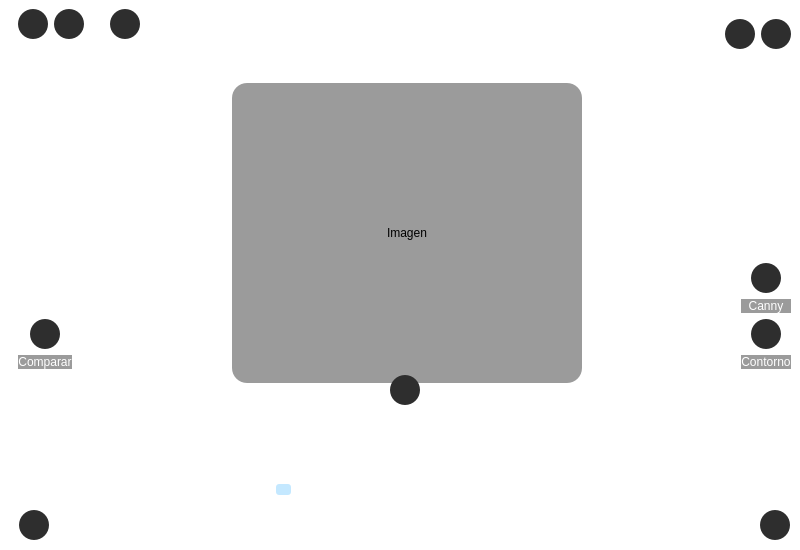
<?xml version="1.0" encoding="UTF-8"?>
<ui version="4.0">
 <class>MainWindow</class>
 <widget class="QMainWindow" name="MainWindow">
  <property name="geometry">
   <rect>
    <x>0</x>
    <y>0</y>
    <width>800</width>
    <height>550</height>
   </rect>
  </property>
  <property name="minimumSize">
   <size>
    <width>800</width>
    <height>550</height>
   </size>
  </property>
  <property name="maximumSize">
   <size>
    <width>800</width>
    <height>550</height>
   </size>
  </property>
  <property name="windowTitle">
   <string>MainWindow</string>
  </property>
  <property name="styleSheet">
   <string notr="true">*{
	font: 11pt &quot;Tempus Sans ITC&quot;;
	border: none;
	background-color: transparent;
	background: transparent;
	padding: 0;
	margin: 0;
	color: rgb(255, 255, 255);
}

QPushButton{
	border-radius:15px;
	background-color: rgb(46, 46, 46);
}

QPushButton:hover{
	border-radius:15px;
	background-color: rgb(80, 80, 80);
}

#principal QLabel{
	border-radius:15px;
	background-color: rgba(0, 0, 0, 100);
}</string>
  </property>
  <widget class="QWidget" name="centralwidget">
   <property name="minimumSize">
    <size>
     <width>800</width>
     <height>550</height>
    </size>
   </property>
   <property name="maximumSize">
    <size>
     <width>800</width>
     <height>550</height>
    </size>
   </property>
   <widget class="QWidget" name="widget" native="true">
    <property name="geometry">
     <rect>
      <x>0</x>
      <y>0</y>
      <width>800</width>
      <height>550</height>
     </rect>
    </property>
    <property name="sizePolicy">
     <sizepolicy hsizetype="Fixed" vsizetype="Fixed">
      <horstretch>0</horstretch>
      <verstretch>0</verstretch>
     </sizepolicy>
    </property>
    <property name="minimumSize">
     <size>
      <width>800</width>
      <height>550</height>
     </size>
    </property>
    <property name="maximumSize">
     <size>
      <width>800</width>
      <height>550</height>
     </size>
    </property>
    <layout class="QVBoxLayout" name="verticalLayout">
     <property name="leftMargin">
      <number>9</number>
     </property>
     <item>
      <widget class="QWidget" name="arriba" native="true">
       <layout class="QHBoxLayout" name="horizontalLayout_5">
        <property name="leftMargin">
         <number>0</number>
        </property>
        <property name="topMargin">
         <number>0</number>
        </property>
        <property name="rightMargin">
         <number>0</number>
        </property>
        <property name="bottomMargin">
         <number>0</number>
        </property>
        <item>
         <widget class="QFrame" name="frame">
          <property name="frameShape">
           <enum>QFrame::StyledPanel</enum>
          </property>
          <property name="frameShadow">
           <enum>QFrame::Raised</enum>
          </property>
          <layout class="QHBoxLayout" name="horizontalLayout_4">
           <item>
            <layout class="QVBoxLayout" name="verticalLayout_24">
             <item alignment="Qt::AlignHCenter">
              <widget class="QPushButton" name="fotoBtn">
               <property name="minimumSize">
                <size>
                 <width>30</width>
                 <height>30</height>
                </size>
               </property>
               <property name="maximumSize">
                <size>
                 <width>30</width>
                 <height>30</height>
                </size>
               </property>
               <property name="text">
                <string/>
               </property>
               <property name="icon">
                <iconset>
                 <normaloff>iconos/add_a_photo.png</normaloff>iconos/add_a_photo.png</iconset>
               </property>
               <property name="iconSize">
                <size>
                 <width>20</width>
                 <height>20</height>
                </size>
               </property>
              </widget>
             </item>
             <item alignment="Qt::AlignHCenter">
              <widget class="QLabel" name="label_23">
               <property name="text">
                <string>Foto</string>
               </property>
              </widget>
             </item>
            </layout>
           </item>
           <item>
            <layout class="QVBoxLayout" name="verticalLayout_4">
             <item alignment="Qt::AlignHCenter">
              <widget class="QPushButton" name="cargarBtn">
               <property name="minimumSize">
                <size>
                 <width>30</width>
                 <height>30</height>
                </size>
               </property>
               <property name="maximumSize">
                <size>
                 <width>30</width>
                 <height>30</height>
                </size>
               </property>
               <property name="text">
                <string/>
               </property>
               <property name="icon">
                <iconset>
                 <normaloff>iconos/add_photo.png</normaloff>iconos/add_photo.png</iconset>
               </property>
               <property name="iconSize">
                <size>
                 <width>20</width>
                 <height>20</height>
                </size>
               </property>
              </widget>
             </item>
             <item alignment="Qt::AlignHCenter">
              <widget class="QLabel" name="label_3">
               <property name="text">
                <string>Subir</string>
               </property>
              </widget>
             </item>
            </layout>
           </item>
           <item>
            <layout class="QVBoxLayout" name="verticalLayout_23">
             <item alignment="Qt::AlignHCenter">
              <widget class="QPushButton" name="resBTn">
               <property name="minimumSize">
                <size>
                 <width>30</width>
                 <height>30</height>
                </size>
               </property>
               <property name="maximumSize">
                <size>
                 <width>30</width>
                 <height>30</height>
                </size>
               </property>
               <property name="text">
                <string/>
               </property>
               <property name="icon">
                <iconset>
                 <normaloff>iconos/restart_alt.png</normaloff>iconos/restart_alt.png</iconset>
               </property>
               <property name="iconSize">
                <size>
                 <width>20</width>
                 <height>20</height>
                </size>
               </property>
              </widget>
             </item>
             <item alignment="Qt::AlignHCenter">
              <widget class="QLabel" name="label_4">
               <property name="text">
                <string>Reestablecer</string>
               </property>
              </widget>
             </item>
            </layout>
           </item>
          </layout>
         </widget>
        </item>
        <item>
         <spacer name="horizontalSpacer">
          <property name="orientation">
           <enum>Qt::Horizontal</enum>
          </property>
          <property name="sizeHint" stdset="0">
           <size>
            <width>507</width>
            <height>20</height>
           </size>
          </property>
         </spacer>
        </item>
        <item>
         <widget class="QFrame" name="frame_2">
          <property name="frameShape">
           <enum>QFrame::StyledPanel</enum>
          </property>
          <property name="frameShadow">
           <enum>QFrame::Raised</enum>
          </property>
          <layout class="QHBoxLayout" name="horizontalLayout_3">
           <item>
            <widget class="QPushButton" name="minBtn">
             <property name="minimumSize">
              <size>
               <width>30</width>
               <height>30</height>
              </size>
             </property>
             <property name="maximumSize">
              <size>
               <width>30</width>
               <height>30</height>
              </size>
             </property>
             <property name="text">
              <string/>
             </property>
             <property name="icon">
              <iconset>
               <normaloff>iconos/remove.png</normaloff>iconos/remove.png</iconset>
             </property>
             <property name="iconSize">
              <size>
               <width>20</width>
               <height>20</height>
              </size>
             </property>
            </widget>
           </item>
           <item>
            <widget class="QPushButton" name="cerrarBtn">
             <property name="minimumSize">
              <size>
               <width>30</width>
               <height>30</height>
              </size>
             </property>
             <property name="maximumSize">
              <size>
               <width>30</width>
               <height>30</height>
              </size>
             </property>
             <property name="text">
              <string/>
             </property>
             <property name="icon">
              <iconset>
               <normaloff>iconos/close.png</normaloff>iconos/close.png</iconset>
             </property>
             <property name="iconSize">
              <size>
               <width>20</width>
               <height>20</height>
              </size>
             </property>
            </widget>
           </item>
          </layout>
         </widget>
        </item>
       </layout>
      </widget>
     </item>
     <item>
      <widget class="QWidget" name="principal" native="true">
       <layout class="QVBoxLayout" name="verticalLayout_2">
        <item>
         <layout class="QHBoxLayout" name="horizontalLayout">
          <item>
           <layout class="QVBoxLayout" name="verticalLayout_21">
            <item>
             <spacer name="verticalSpacer_2">
              <property name="orientation">
               <enum>Qt::Vertical</enum>
              </property>
              <property name="sizeType">
               <enum>QSizePolicy::Expanding</enum>
              </property>
              <property name="sizeHint" stdset="0">
               <size>
                <width>20</width>
                <height>150</height>
               </size>
              </property>
             </spacer>
            </item>
            <item alignment="Qt::AlignHCenter">
             <widget class="QPushButton" name="compararBtn">
              <property name="minimumSize">
               <size>
                <width>30</width>
                <height>30</height>
               </size>
              </property>
              <property name="maximumSize">
               <size>
                <width>30</width>
                <height>30</height>
               </size>
              </property>
              <property name="text">
               <string/>
              </property>
              <property name="icon">
               <iconset>
                <normaloff>iconos/compare.png</normaloff>iconos/compare.png</iconset>
              </property>
              <property name="iconSize">
               <size>
                <width>20</width>
                <height>20</height>
               </size>
              </property>
             </widget>
            </item>
            <item alignment="Qt::AlignTop">
             <widget class="QLabel" name="label_21">
              <property name="text">
               <string>Comparar</string>
              </property>
              <property name="alignment">
               <set>Qt::AlignCenter</set>
              </property>
             </widget>
            </item>
           </layout>
          </item>
          <item>
           <spacer name="horizontalSpacer_13">
            <property name="orientation">
             <enum>Qt::Horizontal</enum>
            </property>
            <property name="sizeHint" stdset="0">
             <size>
              <width>40</width>
              <height>20</height>
             </size>
            </property>
           </spacer>
          </item>
          <item>
           <widget class="QLabel" name="imagen">
            <property name="sizePolicy">
             <sizepolicy hsizetype="Preferred" vsizetype="Expanding">
              <horstretch>0</horstretch>
              <verstretch>0</verstretch>
             </sizepolicy>
            </property>
            <property name="minimumSize">
             <size>
              <width>350</width>
              <height>300</height>
             </size>
            </property>
            <property name="maximumSize">
             <size>
              <width>350</width>
              <height>300</height>
             </size>
            </property>
            <property name="styleSheet">
             <string notr="true">color: tranparent;</string>
            </property>
            <property name="text">
             <string>Imagen</string>
            </property>
            <property name="alignment">
             <set>Qt::AlignCenter</set>
            </property>
           </widget>
          </item>
          <item>
           <spacer name="horizontalSpacer_12">
            <property name="orientation">
             <enum>Qt::Horizontal</enum>
            </property>
            <property name="sizeHint" stdset="0">
             <size>
              <width>40</width>
              <height>20</height>
             </size>
            </property>
           </spacer>
          </item>
          <item>
           <layout class="QVBoxLayout" name="verticalLayout_20">
            <item>
             <spacer name="verticalSpacer">
              <property name="orientation">
               <enum>Qt::Vertical</enum>
              </property>
              <property name="sizeType">
               <enum>QSizePolicy::Expanding</enum>
              </property>
              <property name="sizeHint" stdset="0">
               <size>
                <width>20</width>
                <height>150</height>
               </size>
              </property>
             </spacer>
            </item>
            <item alignment="Qt::AlignHCenter">
             <widget class="QPushButton" name="cannyBtn">
              <property name="minimumSize">
               <size>
                <width>30</width>
                <height>30</height>
               </size>
              </property>
              <property name="maximumSize">
               <size>
                <width>30</width>
                <height>30</height>
               </size>
              </property>
              <property name="text">
               <string/>
              </property>
              <property name="icon">
               <iconset>
                <normaloff>iconos/spa.png</normaloff>iconos/spa.png</iconset>
              </property>
              <property name="iconSize">
               <size>
                <width>20</width>
                <height>20</height>
               </size>
              </property>
             </widget>
            </item>
            <item>
             <widget class="QLabel" name="label_22">
              <property name="text">
               <string>Canny</string>
              </property>
              <property name="alignment">
               <set>Qt::AlignCenter</set>
              </property>
             </widget>
            </item>
            <item alignment="Qt::AlignHCenter">
             <widget class="QPushButton" name="contornoBtn">
              <property name="minimumSize">
               <size>
                <width>30</width>
                <height>30</height>
               </size>
              </property>
              <property name="maximumSize">
               <size>
                <width>30</width>
                <height>30</height>
               </size>
              </property>
              <property name="text">
               <string/>
              </property>
              <property name="icon">
               <iconset>
                <normaloff>iconos/filter_vintage.png</normaloff>iconos/filter_vintage.png</iconset>
              </property>
              <property name="iconSize">
               <size>
                <width>20</width>
                <height>20</height>
               </size>
              </property>
             </widget>
            </item>
            <item alignment="Qt::AlignTop">
             <widget class="QLabel" name="label_20">
              <property name="text">
               <string>Contorno</string>
              </property>
              <property name="alignment">
               <set>Qt::AlignCenter</set>
              </property>
             </widget>
            </item>
           </layout>
          </item>
         </layout>
        </item>
        <item>
         <layout class="QHBoxLayout" name="horizontalLayout_10">
          <item>
           <spacer name="horizontalSpacer_8">
            <property name="orientation">
             <enum>Qt::Horizontal</enum>
            </property>
            <property name="sizeHint" stdset="0">
             <size>
              <width>40</width>
              <height>20</height>
             </size>
            </property>
           </spacer>
          </item>
          <item>
           <widget class="QPushButton" name="tomarBtn">
            <property name="minimumSize">
             <size>
              <width>30</width>
              <height>30</height>
             </size>
            </property>
            <property name="maximumSize">
             <size>
              <width>30</width>
              <height>30</height>
             </size>
            </property>
            <property name="text">
             <string/>
            </property>
            <property name="icon">
             <iconset>
              <normaloff>iconos/radio_button.png</normaloff>iconos/radio_button.png</iconset>
            </property>
            <property name="iconSize">
             <size>
              <width>20</width>
              <height>20</height>
             </size>
            </property>
           </widget>
          </item>
          <item>
           <spacer name="horizontalSpacer_9">
            <property name="orientation">
             <enum>Qt::Horizontal</enum>
            </property>
            <property name="sizeHint" stdset="0">
             <size>
              <width>40</width>
              <height>20</height>
             </size>
            </property>
           </spacer>
          </item>
         </layout>
        </item>
       </layout>
      </widget>
     </item>
     <item>
      <widget class="QWidget" name="menu" native="true">
       <layout class="QVBoxLayout" name="verticalLayout_3">
        <property name="leftMargin">
         <number>10</number>
        </property>
        <property name="topMargin">
         <number>0</number>
        </property>
        <property name="rightMargin">
         <number>10</number>
        </property>
        <property name="bottomMargin">
         <number>10</number>
        </property>
        <item>
         <layout class="QHBoxLayout" name="horizontalLayout_9">
          <item>
           <widget class="QPushButton" name="menuBtn">
            <property name="minimumSize">
             <size>
              <width>30</width>
              <height>30</height>
             </size>
            </property>
            <property name="maximumSize">
             <size>
              <width>30</width>
              <height>30</height>
             </size>
            </property>
            <property name="styleSheet">
             <string notr="true">background-color: transparent;</string>
            </property>
            <property name="text">
             <string/>
            </property>
            <property name="icon">
             <iconset>
              <normaloff>iconos/stat_minus.png</normaloff>iconos/stat_minus.png</iconset>
            </property>
            <property name="iconSize">
             <size>
              <width>20</width>
              <height>20</height>
             </size>
            </property>
           </widget>
          </item>
          <item>
           <widget class="QPushButton" name="menuBtn_2">
            <property name="minimumSize">
             <size>
              <width>30</width>
              <height>30</height>
             </size>
            </property>
            <property name="maximumSize">
             <size>
              <width>30</width>
              <height>30</height>
             </size>
            </property>
            <property name="styleSheet">
             <string notr="true">background-color: transparent;</string>
            </property>
            <property name="text">
             <string/>
            </property>
            <property name="icon">
             <iconset>
              <normaloff>iconos/keyboard_control.png</normaloff>iconos/keyboard_control.png</iconset>
            </property>
            <property name="iconSize">
             <size>
              <width>20</width>
              <height>20</height>
             </size>
            </property>
           </widget>
          </item>
          <item>
           <spacer name="horizontalSpacer_7">
            <property name="orientation">
             <enum>Qt::Horizontal</enum>
            </property>
            <property name="sizeHint" stdset="0">
             <size>
              <width>40</width>
              <height>20</height>
             </size>
            </property>
           </spacer>
          </item>
         </layout>
        </item>
        <item>
         <widget class="QStackedWidget" name="stackedWidget">
          <property name="currentIndex">
           <number>2</number>
          </property>
          <widget class="QWidget" name="opciones">
           <layout class="QHBoxLayout" name="horizontalLayout_6">
            <property name="spacing">
             <number>10</number>
            </property>
            <property name="leftMargin">
             <number>0</number>
            </property>
            <property name="topMargin">
             <number>0</number>
            </property>
            <property name="rightMargin">
             <number>0</number>
            </property>
            <property name="bottomMargin">
             <number>0</number>
            </property>
            <item>
             <spacer name="horizontalSpacer_3">
              <property name="orientation">
               <enum>Qt::Horizontal</enum>
              </property>
              <property name="sizeHint" stdset="0">
               <size>
                <width>40</width>
                <height>20</height>
               </size>
              </property>
             </spacer>
            </item>
            <item>
             <layout class="QVBoxLayout" name="verticalLayout_5">
              <item alignment="Qt::AlignHCenter">
               <widget class="QPushButton" name="grisBtn">
                <property name="minimumSize">
                 <size>
                  <width>30</width>
                  <height>30</height>
                 </size>
                </property>
                <property name="maximumSize">
                 <size>
                  <width>30</width>
                  <height>30</height>
                 </size>
                </property>
                <property name="text">
                 <string/>
                </property>
                <property name="icon">
                 <iconset>
                  <normaloff>iconos/escala_grises.png</normaloff>iconos/escala_grises.png</iconset>
                </property>
                <property name="iconSize">
                 <size>
                  <width>20</width>
                  <height>20</height>
                 </size>
                </property>
               </widget>
              </item>
              <item alignment="Qt::AlignHCenter">
               <widget class="QLabel" name="label_5">
                <property name="text">
                 <string>Escala de
grises</string>
                </property>
                <property name="alignment">
                 <set>Qt::AlignCenter</set>
                </property>
               </widget>
              </item>
             </layout>
            </item>
            <item>
             <layout class="QVBoxLayout" name="verticalLayout_13">
              <item alignment="Qt::AlignHCenter">
               <widget class="QPushButton" name="negBtn">
                <property name="minimumSize">
                 <size>
                  <width>30</width>
                  <height>30</height>
                 </size>
                </property>
                <property name="maximumSize">
                 <size>
                  <width>30</width>
                  <height>30</height>
                 </size>
                </property>
                <property name="text">
                 <string/>
                </property>
                <property name="icon">
                 <iconset>
                  <normaloff>iconos/negativos.png</normaloff>iconos/negativos.png</iconset>
                </property>
                <property name="iconSize">
                 <size>
                  <width>20</width>
                  <height>20</height>
                 </size>
                </property>
               </widget>
              </item>
              <item alignment="Qt::AlignHCenter">
               <widget class="QLabel" name="label_13">
                <property name="text">
                 <string>Conversión a
negativo</string>
                </property>
                <property name="alignment">
                 <set>Qt::AlignCenter</set>
                </property>
               </widget>
              </item>
             </layout>
            </item>
            <item>
             <layout class="QVBoxLayout" name="verticalLayout_14">
              <item alignment="Qt::AlignHCenter">
               <widget class="QPushButton" name="izquierdaBtn">
                <property name="minimumSize">
                 <size>
                  <width>30</width>
                  <height>30</height>
                 </size>
                </property>
                <property name="maximumSize">
                 <size>
                  <width>30</width>
                  <height>30</height>
                 </size>
                </property>
                <property name="text">
                 <string/>
                </property>
                <property name="icon">
                 <iconset>
                  <normaloff>iconos/rotar_izquierda.png</normaloff>iconos/rotar_izquierda.png</iconset>
                </property>
                <property name="iconSize">
                 <size>
                  <width>20</width>
                  <height>20</height>
                 </size>
                </property>
               </widget>
              </item>
              <item alignment="Qt::AlignHCenter">
               <widget class="QLabel" name="label_14">
                <property name="text">
                 <string>Rotar a la
izquierda</string>
                </property>
                <property name="alignment">
                 <set>Qt::AlignCenter</set>
                </property>
               </widget>
              </item>
             </layout>
            </item>
            <item>
             <layout class="QVBoxLayout" name="verticalLayout_15">
              <item alignment="Qt::AlignHCenter">
               <widget class="QPushButton" name="derechaBtn">
                <property name="minimumSize">
                 <size>
                  <width>30</width>
                  <height>30</height>
                 </size>
                </property>
                <property name="maximumSize">
                 <size>
                  <width>30</width>
                  <height>30</height>
                 </size>
                </property>
                <property name="text">
                 <string/>
                </property>
                <property name="icon">
                 <iconset>
                  <normaloff>iconos/rotar_derecha.png</normaloff>iconos/rotar_derecha.png</iconset>
                </property>
                <property name="iconSize">
                 <size>
                  <width>20</width>
                  <height>20</height>
                 </size>
                </property>
               </widget>
              </item>
              <item alignment="Qt::AlignHCenter">
               <widget class="QLabel" name="label_15">
                <property name="text">
                 <string>Rotar a la
derecha</string>
                </property>
                <property name="alignment">
                 <set>Qt::AlignCenter</set>
                </property>
               </widget>
              </item>
             </layout>
            </item>
            <item>
             <layout class="QVBoxLayout" name="verticalLayout_16">
              <item alignment="Qt::AlignHCenter">
               <widget class="QPushButton" name="espejovBtn">
                <property name="minimumSize">
                 <size>
                  <width>30</width>
                  <height>30</height>
                 </size>
                </property>
                <property name="maximumSize">
                 <size>
                  <width>30</width>
                  <height>30</height>
                 </size>
                </property>
                <property name="text">
                 <string/>
                </property>
                <property name="icon">
                 <iconset>
                  <normaloff>iconos/espejo_vertical.png</normaloff>iconos/espejo_vertical.png</iconset>
                </property>
                <property name="iconSize">
                 <size>
                  <width>20</width>
                  <height>20</height>
                 </size>
                </property>
               </widget>
              </item>
              <item alignment="Qt::AlignHCenter">
               <widget class="QLabel" name="label_16">
                <property name="text">
                 <string>Espejo
vertical</string>
                </property>
                <property name="alignment">
                 <set>Qt::AlignCenter</set>
                </property>
               </widget>
              </item>
             </layout>
            </item>
            <item>
             <layout class="QVBoxLayout" name="verticalLayout_17">
              <item alignment="Qt::AlignHCenter">
               <widget class="QPushButton" name="espejohBtn">
                <property name="minimumSize">
                 <size>
                  <width>30</width>
                  <height>30</height>
                 </size>
                </property>
                <property name="maximumSize">
                 <size>
                  <width>30</width>
                  <height>30</height>
                 </size>
                </property>
                <property name="text">
                 <string/>
                </property>
                <property name="icon">
                 <iconset>
                  <normaloff>iconos/espejo_horizontal.png</normaloff>iconos/espejo_horizontal.png</iconset>
                </property>
                <property name="iconSize">
                 <size>
                  <width>20</width>
                  <height>20</height>
                 </size>
                </property>
               </widget>
              </item>
              <item alignment="Qt::AlignHCenter">
               <widget class="QLabel" name="label_17">
                <property name="text">
                 <string>Espejo
horizontal</string>
                </property>
                <property name="alignment">
                 <set>Qt::AlignCenter</set>
                </property>
               </widget>
              </item>
             </layout>
            </item>
            <item>
             <layout class="QVBoxLayout" name="verticalLayout_18">
              <item alignment="Qt::AlignHCenter">
               <widget class="QPushButton" name="desBTn">
                <property name="minimumSize">
                 <size>
                  <width>30</width>
                  <height>30</height>
                 </size>
                </property>
                <property name="maximumSize">
                 <size>
                  <width>30</width>
                  <height>30</height>
                 </size>
                </property>
                <property name="text">
                 <string/>
                </property>
                <property name="icon">
                 <iconset>
                  <normaloff>iconos/borroso.png</normaloff>iconos/borroso.png</iconset>
                </property>
                <property name="iconSize">
                 <size>
                  <width>20</width>
                  <height>20</height>
                 </size>
                </property>
               </widget>
              </item>
              <item alignment="Qt::AlignHCenter">
               <widget class="QLabel" name="label_18">
                <property name="text">
                 <string>Desenfoque</string>
                </property>
                <property name="alignment">
                 <set>Qt::AlignCenter</set>
                </property>
               </widget>
              </item>
             </layout>
            </item>
            <item>
             <layout class="QVBoxLayout" name="verticalLayout_19">
              <item alignment="Qt::AlignHCenter">
               <widget class="QPushButton" name="nitidezBtn">
                <property name="minimumSize">
                 <size>
                  <width>30</width>
                  <height>30</height>
                 </size>
                </property>
                <property name="maximumSize">
                 <size>
                  <width>30</width>
                  <height>30</height>
                 </size>
                </property>
                <property name="text">
                 <string/>
                </property>
                <property name="icon">
                 <iconset>
                  <normaloff>iconos/nitidez.png</normaloff>iconos/nitidez.png</iconset>
                </property>
                <property name="iconSize">
                 <size>
                  <width>20</width>
                  <height>20</height>
                 </size>
                </property>
               </widget>
              </item>
              <item>
               <widget class="QLabel" name="label_19">
                <property name="text">
                 <string>Nitidez</string>
                </property>
                <property name="alignment">
                 <set>Qt::AlignCenter</set>
                </property>
               </widget>
              </item>
             </layout>
            </item>
            <item>
             <layout class="QVBoxLayout" name="verticalLayout_28">
              <item alignment="Qt::AlignHCenter">
               <widget class="QPushButton" name="idBtn">
                <property name="minimumSize">
                 <size>
                  <width>30</width>
                  <height>30</height>
                 </size>
                </property>
                <property name="maximumSize">
                 <size>
                  <width>30</width>
                  <height>30</height>
                 </size>
                </property>
                <property name="text">
                 <string/>
                </property>
                <property name="icon">
                 <iconset>
                  <normaloff>iconos/colorize.png</normaloff>iconos/colorize.png</iconset>
                </property>
                <property name="iconSize">
                 <size>
                  <width>20</width>
                  <height>20</height>
                 </size>
                </property>
               </widget>
              </item>
              <item>
               <widget class="QLabel" name="label_27">
                <property name="text">
                 <string>Color</string>
                </property>
                <property name="alignment">
                 <set>Qt::AlignCenter</set>
                </property>
               </widget>
              </item>
             </layout>
            </item>
            <item>
             <spacer name="horizontalSpacer_2">
              <property name="orientation">
               <enum>Qt::Horizontal</enum>
              </property>
              <property name="sizeType">
               <enum>QSizePolicy::Expanding</enum>
              </property>
              <property name="sizeHint" stdset="0">
               <size>
                <width>15</width>
                <height>20</height>
               </size>
              </property>
             </spacer>
            </item>
            <item>
             <layout class="QVBoxLayout" name="verticalLayout_25">
              <property name="rightMargin">
               <number>9</number>
              </property>
              <item alignment="Qt::AlignHCenter">
               <widget class="QPushButton" name="guardarBTn">
                <property name="minimumSize">
                 <size>
                  <width>30</width>
                  <height>30</height>
                 </size>
                </property>
                <property name="maximumSize">
                 <size>
                  <width>30</width>
                  <height>30</height>
                 </size>
                </property>
                <property name="text">
                 <string/>
                </property>
                <property name="icon">
                 <iconset>
                  <normaloff>iconos/download.png</normaloff>iconos/download.png</iconset>
                </property>
                <property name="iconSize">
                 <size>
                  <width>20</width>
                  <height>20</height>
                 </size>
                </property>
               </widget>
              </item>
              <item alignment="Qt::AlignHCenter">
               <widget class="QLabel" name="label_24">
                <property name="text">
                 <string>Guardar</string>
                </property>
               </widget>
              </item>
             </layout>
            </item>
           </layout>
          </widget>
          <widget class="QWidget" name="id_color">
           <layout class="QHBoxLayout" name="horizontalLayout_13">
            <item>
             <spacer name="horizontalSpacer_10">
              <property name="orientation">
               <enum>Qt::Horizontal</enum>
              </property>
              <property name="sizeHint" stdset="0">
               <size>
                <width>271</width>
                <height>20</height>
               </size>
              </property>
             </spacer>
            </item>
            <item>
             <layout class="QHBoxLayout" name="horizontalLayout_12">
              <item>
               <widget class="QLabel" name="color_2">
                <property name="minimumSize">
                 <size>
                  <width>40</width>
                  <height>40</height>
                 </size>
                </property>
                <property name="maximumSize">
                 <size>
                  <width>40</width>
                  <height>40</height>
                 </size>
                </property>
                <property name="styleSheet">
                 <string notr="true">border-radius:10px;
border: 1px solid rgba(255, 255, 255, 150);</string>
                </property>
                <property name="text">
                 <string/>
                </property>
               </widget>
              </item>
              <item>
               <widget class="QLabel" name="rgb_2">
                <property name="minimumSize">
                 <size>
                  <width>100</width>
                  <height>40</height>
                 </size>
                </property>
                <property name="maximumSize">
                 <size>
                  <width>100</width>
                  <height>40</height>
                 </size>
                </property>
                <property name="styleSheet">
                 <string notr="true">border-radius:10px;
border: 1px solid rgba(255, 255, 255, 150);</string>
                </property>
                <property name="text">
                 <string/>
                </property>
               </widget>
              </item>
             </layout>
            </item>
            <item>
             <spacer name="horizontalSpacer_11">
              <property name="orientation">
               <enum>Qt::Horizontal</enum>
              </property>
              <property name="sizeHint" stdset="0">
               <size>
                <width>271</width>
                <height>20</height>
               </size>
              </property>
             </spacer>
            </item>
            <item>
             <widget class="QPushButton" name="regresarBTn">
              <property name="minimumSize">
               <size>
                <width>30</width>
                <height>30</height>
               </size>
              </property>
              <property name="maximumSize">
               <size>
                <width>30</width>
                <height>30</height>
               </size>
              </property>
              <property name="text">
               <string/>
              </property>
              <property name="icon">
               <iconset>
                <normaloff>iconos/check.png</normaloff>iconos/check.png</iconset>
              </property>
              <property name="iconSize">
               <size>
                <width>20</width>
                <height>20</height>
               </size>
              </property>
             </widget>
            </item>
           </layout>
          </widget>
          <widget class="QWidget" name="page_2">
           <layout class="QVBoxLayout" name="verticalLayout_26">
            <property name="spacing">
             <number>10</number>
            </property>
            <property name="leftMargin">
             <number>0</number>
            </property>
            <property name="topMargin">
             <number>0</number>
            </property>
            <property name="rightMargin">
             <number>0</number>
            </property>
            <property name="bottomMargin">
             <number>0</number>
            </property>
            <item>
             <widget class="QLabel" name="label_25">
              <property name="text">
               <string/>
              </property>
             </widget>
            </item>
            <item>
             <layout class="QHBoxLayout" name="horizontalLayout_8">
              <item>
               <spacer name="horizontalSpacer_5">
                <property name="orientation">
                 <enum>Qt::Horizontal</enum>
                </property>
                <property name="sizeHint" stdset="0">
                 <size>
                  <width>40</width>
                  <height>20</height>
                 </size>
                </property>
               </spacer>
              </item>
              <item>
               <widget class="QSlider" name="cantidad">
                <property name="styleSheet">
                 <string notr="true">QSlider::groove:horizontal {
    background: rgba(255, 255, 255, 180);
    margin: 7px 0;
}

QSlider::handle:horizontal {
    background: rgba(180, 226, 255, 200);
    width: 15px;
    margin: -5px 0; 
    border-radius: 3px;
}</string>
                </property>
                <property name="minimum">
                 <number>0</number>
                </property>
                <property name="maximum">
                 <number>100</number>
                </property>
                <property name="orientation">
                 <enum>Qt::Horizontal</enum>
                </property>
               </widget>
              </item>
              <item>
               <spacer name="horizontalSpacer_6">
                <property name="orientation">
                 <enum>Qt::Horizontal</enum>
                </property>
                <property name="sizeHint" stdset="0">
                 <size>
                  <width>40</width>
                  <height>20</height>
                 </size>
                </property>
               </spacer>
              </item>
             </layout>
            </item>
            <item>
             <layout class="QHBoxLayout" name="horizontalLayout_7">
              <item>
               <widget class="QPushButton" name="aceptaBtn">
                <property name="minimumSize">
                 <size>
                  <width>30</width>
                  <height>30</height>
                 </size>
                </property>
                <property name="maximumSize">
                 <size>
                  <width>30</width>
                  <height>30</height>
                 </size>
                </property>
                <property name="text">
                 <string/>
                </property>
                <property name="icon">
                 <iconset>
                  <normaloff>iconos/check.png</normaloff>iconos/check.png</iconset>
                </property>
                <property name="iconSize">
                 <size>
                  <width>20</width>
                  <height>20</height>
                 </size>
                </property>
               </widget>
              </item>
              <item>
               <spacer name="horizontalSpacer_4">
                <property name="orientation">
                 <enum>Qt::Horizontal</enum>
                </property>
                <property name="sizeHint" stdset="0">
                 <size>
                  <width>40</width>
                  <height>20</height>
                 </size>
                </property>
               </spacer>
              </item>
              <item>
               <widget class="QPushButton" name="cancelBtn">
                <property name="minimumSize">
                 <size>
                  <width>30</width>
                  <height>30</height>
                 </size>
                </property>
                <property name="maximumSize">
                 <size>
                  <width>30</width>
                  <height>30</height>
                 </size>
                </property>
                <property name="text">
                 <string/>
                </property>
                <property name="icon">
                 <iconset>
                  <normaloff>iconos/cancel.png</normaloff>iconos/cancel.png</iconset>
                </property>
                <property name="iconSize">
                 <size>
                  <width>20</width>
                  <height>20</height>
                 </size>
                </property>
               </widget>
              </item>
             </layout>
            </item>
           </layout>
          </widget>
         </widget>
        </item>
       </layout>
      </widget>
     </item>
    </layout>
   </widget>
   <widget class="QLabel" name="label">
    <property name="geometry">
     <rect>
      <x>0</x>
      <y>0</y>
      <width>800</width>
      <height>550</height>
     </rect>
    </property>
    <property name="minimumSize">
     <size>
      <width>800</width>
      <height>550</height>
     </size>
    </property>
    <property name="maximumSize">
     <size>
      <width>800</width>
      <height>550</height>
     </size>
    </property>
    <property name="text">
     <string/>
    </property>
    <property name="pixmap">
     <pixmap>fondos.jpeg</pixmap>
    </property>
    <property name="scaledContents">
     <bool>true</bool>
    </property>
   </widget>
   <zorder>label</zorder>
   <zorder>widget</zorder>
  </widget>
 </widget>
 <resources/>
 <connections/>
</ui>
